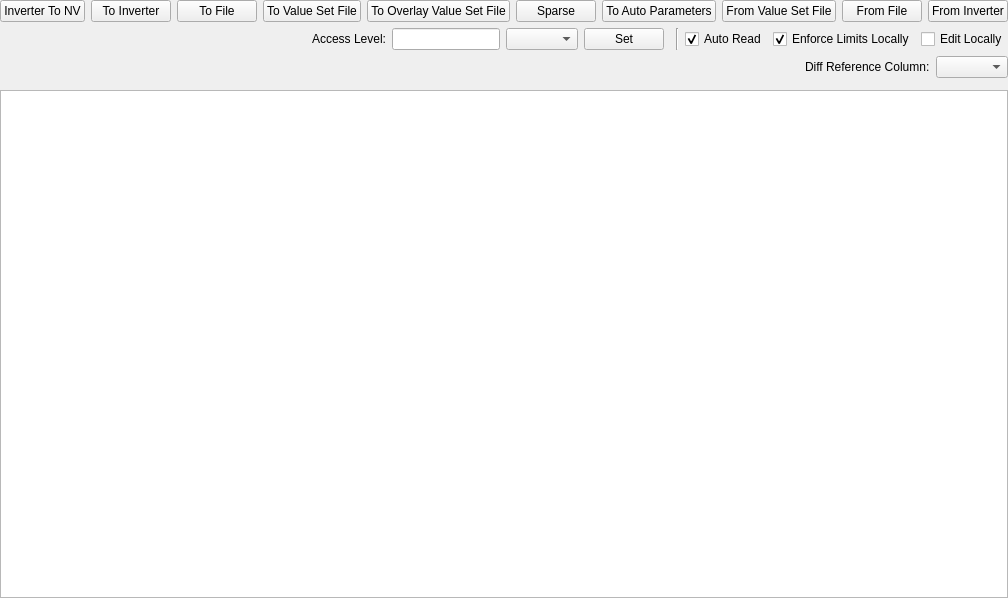
<?xml version="1.0" encoding="UTF-8"?>
<ui version="4.0">
 <class>Form</class>
 <widget class="QWidget" name="Form">
  <property name="geometry">
   <rect>
    <x>0</x>
    <y>0</y>
    <width>957</width>
    <height>598</height>
   </rect>
  </property>
  <property name="windowTitle">
   <string>Form</string>
  </property>
  <layout class="QVBoxLayout" name="verticalLayout">
   <property name="leftMargin">
    <number>0</number>
   </property>
   <property name="topMargin">
    <number>0</number>
   </property>
   <property name="rightMargin">
    <number>0</number>
   </property>
   <property name="bottomMargin">
    <number>0</number>
   </property>
   <item>
    <layout class="QVBoxLayout" name="verticalLayout_2">
     <item>
      <layout class="QHBoxLayout" name="horizontalLayout">
       <property name="sizeConstraint">
        <enum>QLayout::SetDefaultConstraint</enum>
       </property>
       <property name="rightMargin">
        <number>0</number>
       </property>
       <item>
        <widget class="QPushButton" name="module_to_nv_button">
         <property name="text">
          <string>Inverter To NV</string>
         </property>
        </widget>
       </item>
       <item>
        <widget class="QPushButton" name="write_to_module_button">
         <property name="text">
          <string>To Inverter</string>
         </property>
        </widget>
       </item>
       <item>
        <widget class="QPushButton" name="write_to_file_button">
         <property name="text">
          <string>To File</string>
         </property>
        </widget>
       </item>
       <item>
        <widget class="QPushButton" name="write_to_value_set_file_button">
         <property name="text">
          <string>To Value Set File</string>
         </property>
        </widget>
       </item>
       <item>
        <widget class="QPushButton" name="write_to_overlay_value_set_file_button">
         <property name="text">
          <string>To Overlay Value Set File</string>
         </property>
        </widget>
       </item>
       <item>
        <widget class="QPushButton" name="write_to_sparse_value_set_file_button">
         <property name="text">
          <string>Sparse</string>
         </property>
        </widget>
       </item>
       <item>
        <widget class="QPushButton" name="write_to_auto_parameters_button">
         <property name="text">
          <string>To Auto Parameters</string>
         </property>
        </widget>
       </item>
       <item>
        <spacer name="horizontalSpacer_2">
         <property name="orientation">
          <enum>Qt::Horizontal</enum>
         </property>
         <property name="sizeHint" stdset="0">
          <size>
           <width>40</width>
           <height>20</height>
          </size>
         </property>
        </spacer>
       </item>
       <item>
        <widget class="QPushButton" name="read_from_value_set_file_button">
         <property name="text">
          <string>From Value Set File</string>
         </property>
        </widget>
       </item>
       <item>
        <widget class="QPushButton" name="read_from_file_button">
         <property name="text">
          <string>From File</string>
         </property>
        </widget>
       </item>
       <item>
        <widget class="QPushButton" name="read_from_module_button">
         <property name="sizePolicy">
          <sizepolicy hsizetype="Minimum" vsizetype="Fixed">
           <horstretch>0</horstretch>
           <verstretch>0</verstretch>
          </sizepolicy>
         </property>
         <property name="text">
          <string>From Inverter</string>
         </property>
        </widget>
       </item>
      </layout>
     </item>
     <item>
      <layout class="QHBoxLayout" name="horizontalLayout_2">
       <item>
        <spacer name="horizontalSpacer">
         <property name="orientation">
          <enum>Qt::Horizontal</enum>
         </property>
         <property name="sizeHint" stdset="0">
          <size>
           <width>40</width>
           <height>20</height>
          </size>
         </property>
        </spacer>
       </item>
       <item>
        <widget class="QLabel" name="label">
         <property name="text">
          <string>Access Level:</string>
         </property>
        </widget>
       </item>
       <item>
        <widget class="QLineEdit" name="access_level_password">
         <property name="sizePolicy">
          <sizepolicy hsizetype="Preferred" vsizetype="Fixed">
           <horstretch>0</horstretch>
           <verstretch>0</verstretch>
          </sizepolicy>
         </property>
         <property name="echoMode">
          <enum>QLineEdit::Password</enum>
         </property>
        </widget>
       </item>
       <item>
        <widget class="QComboBox" name="access_level"/>
       </item>
       <item>
        <widget class="QPushButton" name="set_access_level">
         <property name="text">
          <string>Set</string>
         </property>
        </widget>
       </item>
       <item>
        <widget class="Enum" name="current_access_level" native="true">
         <property name="sizePolicy">
          <sizepolicy hsizetype="Fixed" vsizetype="Fixed">
           <horstretch>0</horstretch>
           <verstretch>0</verstretch>
          </sizepolicy>
         </property>
         <property name="label_visible" stdset="0">
          <bool>false</bool>
         </property>
        </widget>
       </item>
       <item>
        <widget class="Line" name="line">
         <property name="orientation">
          <enum>Qt::Vertical</enum>
         </property>
        </widget>
       </item>
       <item>
        <widget class="QCheckBox" name="auto_read">
         <property name="text">
          <string>Auto Read</string>
         </property>
         <property name="checked">
          <bool>true</bool>
         </property>
        </widget>
       </item>
       <item>
        <widget class="QCheckBox" name="enforce_range_limits_check_box">
         <property name="sizePolicy">
          <sizepolicy hsizetype="Fixed" vsizetype="Fixed">
           <horstretch>0</horstretch>
           <verstretch>0</verstretch>
          </sizepolicy>
         </property>
         <property name="text">
          <string>Enforce Limits Locally</string>
         </property>
         <property name="checked">
          <bool>true</bool>
         </property>
        </widget>
       </item>
       <item>
        <widget class="QCheckBox" name="edit_locally_check_box">
         <property name="sizePolicy">
          <sizepolicy hsizetype="Fixed" vsizetype="Fixed">
           <horstretch>0</horstretch>
           <verstretch>0</verstretch>
          </sizepolicy>
         </property>
         <property name="text">
          <string>Edit Locally</string>
         </property>
         <property name="checked">
          <bool>false</bool>
         </property>
        </widget>
       </item>
      </layout>
     </item>
     <item>
      <layout class="QHBoxLayout" name="horizontalLayout_3">
       <item>
        <widget class="QLabel" name="status_label">
         <property name="sizePolicy">
          <sizepolicy hsizetype="Expanding" vsizetype="Preferred">
           <horstretch>0</horstretch>
           <verstretch>0</verstretch>
          </sizepolicy>
         </property>
         <property name="text">
          <string/>
         </property>
        </widget>
       </item>
       <item>
        <widget class="QLabel" name="label_2">
         <property name="text">
          <string>Diff Reference Column:</string>
         </property>
        </widget>
       </item>
       <item>
        <widget class="QComboBox" name="diff_reference_column"/>
       </item>
      </layout>
     </item>
     <item>
      <widget class="SearchBox" name="searchbox" native="true"/>
     </item>
     <item>
      <widget class="TreeView" name="tree_view">
       <property name="alternatingRowColors">
        <bool>true</bool>
       </property>
      </widget>
     </item>
    </layout>
   </item>
  </layout>
 </widget>
 <customwidgets>
  <customwidget>
   <class>SearchBox</class>
   <extends>QWidget</extends>
   <header>epyqlib.searchbox</header>
  </customwidget>
  <customwidget>
   <class>Enum</class>
   <extends>QWidget</extends>
   <header>epyqlib.widgets.enum</header>
  </customwidget>
  <customwidget>
   <class>TreeView</class>
   <extends>QTreeView</extends>
   <header>epyqlib.treeview</header>
  </customwidget>
 </customwidgets>
 <resources/>
 <connections/>
</ui>
